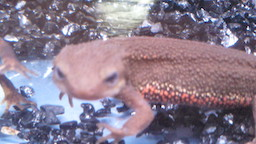
#> input picture Question_91_100/imori_1.jpg, 256 x 144 px, found by its file name
$ python answer_97.py   (older library calls are emulated)
#> lines starting #> are read from the running program, lines starting #| are printed output that depends on the picture; after the words box and inside, x2 and y2 are one past the last pixel; in counts of white or black regions, pixels touching at a corner belong together
import cv2
import numpy as np

np.random.seed(0)

# read image
img = cv2.imread("imori_1.jpg")
#> img is the input picture: shape (144, 256, 3); mean B, G, R 142.5, 124.8, 139.2
H, W, C = img.shape
#> H = 144; W = 256; C = 3

# Grayscale
gray = 0.2126 * img[..., 2] + 0.7152 * img[..., 1] + 0.0722 * img[..., 0]
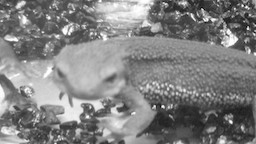
#> gray: shape (144, 256) float64; min 1.22, max 255, mean 129.2

gt = np.array((47, 41, 129, 103), dtype=np.float32)

cv2.rectangle(img, (gt[0], gt[1]), (gt[2], gt[3]), (0,255,255), 1)
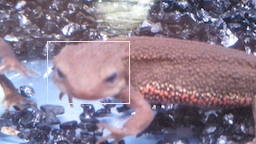
#> img: shape (144, 256, 3); 0.78% of pixels changed, all inside (x1, y1, x2, y2) = (47, 41, 130, 104)


def iou(a, b):
    area_a = (a[2] - a[0]) * (a[3] - a[1])
    area_b = (b[2] - b[0]) * (b[3] - b[1])
    iou_x1 = np.maximum(a[0], b[0])
    iou_y1 = np.maximum(a[1], b[1])
    iou_x2 = np.minimum(a[2], b[2])
    iou_y2 = np.minimum(a[3], b[3])
    iou_w = max(iou_x2 - iou_x1, 0)
    iou_h = max(iou_y2 - iou_y1, 0)
    area_iou = iou_w * iou_h
    iou = area_iou / (area_a + area_b - area_iou)
    return iou


def hog(gray):
    h, w = gray.shape
    # Magnitude and gradient
    gray = np.pad(gray, (1, 1), 'edge')

    gx = gray[1:h+1, 2:] - gray[1:h+1, :w]
    gy = gray[2:, 1:w+1] - gray[:h, 1:w+1]
    gx[gx == 0] = 0.000001

    mag = np.sqrt(gx ** 2 + gy ** 2)
    gra = np.arctan(gy / gx)
    gra[gra<0] = np.pi / 2 + gra[gra < 0] + np.pi / 2

    # Gradient histogram
    gra_n = np.zeros_like(gra, dtype=np.int)

    d = np.pi / 9
    for i in range(9):
        gra_n[np.where((gra >= d * i) & (gra <= d * (i+1)))] = i

    N = 8
    HH = h // N
    HW = w // N
    Hist = np.zeros((HH, HW, 9), dtype=np.float32)
    for y in range(HH):
        for x in range(HW):
            for j in range(N):
                for i in range(N):
                    Hist[y, x, gra_n[y*4+j, x*4+i]] += mag[y*4+j, x*4+i]

    ## Normalization
    C = 3
    eps = 1
    for y in range(HH):
        for x in range(HW):
            #for i in range(9):
            Hist[y, x] /= np.sqrt(np.sum(Hist[max(y-1,0):min(y+2, HH), max(x-1,0):min(x+2, HW)] ** 2) + eps)

    return Hist

def resize(img, h, w):
    _h, _w  = img.shape
    ah = 1. * h / _h
    aw = 1. * w / _w
    y = np.arange(h).repeat(w).reshape(w, -1)
    x = np.tile(np.arange(w), (h, 1))
    y = (y / ah)
    x = (x / aw)

    ix = np.floor(x).astype(np.int32)
    iy = np.floor(y).astype(np.int32)
    ix = np.minimum(ix, _w-2)
    iy = np.minimum(iy, _h-2)

    dx = x - ix
    dy = y - iy

    out = (1-dx) * (1-dy) * img[iy, ix] + dx * (1 - dy) * img[iy, ix+1] + (1 - dx) * dy * img[iy+1, ix] + dx * dy * img[iy+1, ix+1]
    out[out>255] = 255

    return out

# read detect target image
img2 = cv2.imread("imori_many.jpg")
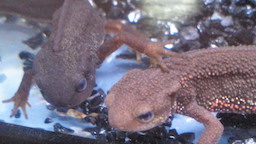
#> input picture Question_91_100/imori_many.jpg, 256 x 144 px, found by its file name
#> img2 is the input picture: shape (144, 256, 3); mean B, G, R 128, 112.5, 121.6
H2, W2, C2 = img2.shape
#> H2 = 144; W2 = 256; C2 = 3

# Resize size
H_size = 32
# HOG Feature vector size
F_n = ((H_size // 8) ** 2) * 9

# Grayscale
gray2 = 0.2126 * img2[..., 2] + 0.7152 * img2[..., 1] + 0.0722 * img2[..., 0]
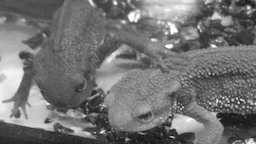
#> gray2: shape (144, 256) float64; min 1.08, max 255, mean 115.6

# [h, w]
recs = np.array(((42, 42), (56, 56), (70, 70)), dtype=np.float32)


# sliding window
for y in range(0, H2, 4):
    for x in range(0, W2, 4):
        for rec in recs:
            dh = int(rec[0] // 2)
            dw = int(rec[1] // 2)
            x1 = max(x-dw, 0)
            x2 = min(x+dw, W2)
            y1 = max(y-dh, 0)
            y2 = min(y+dh, H2)
            region = gray2[max(y-dh,0):min(y+dh,H2), max(x-dw,0):min(x+dw,W2)]
            region = resize(region, H_size, H_size)
            region_hog = hog(region).ravel()
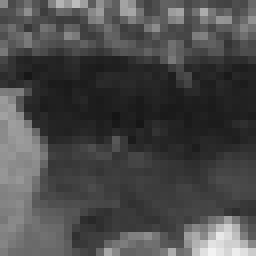
#> region: shape (32, 32) float64 (shown 8 times larger); min 21.1, max 243.3, mean 74.4
